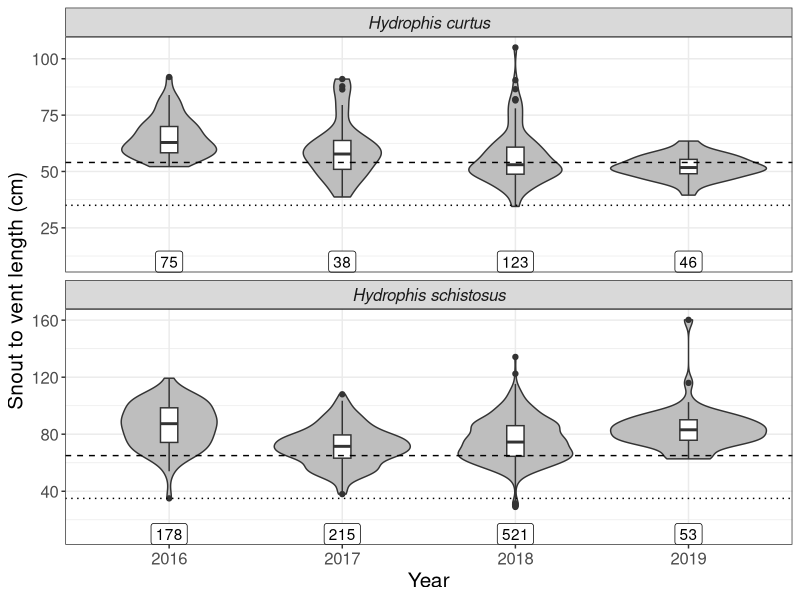
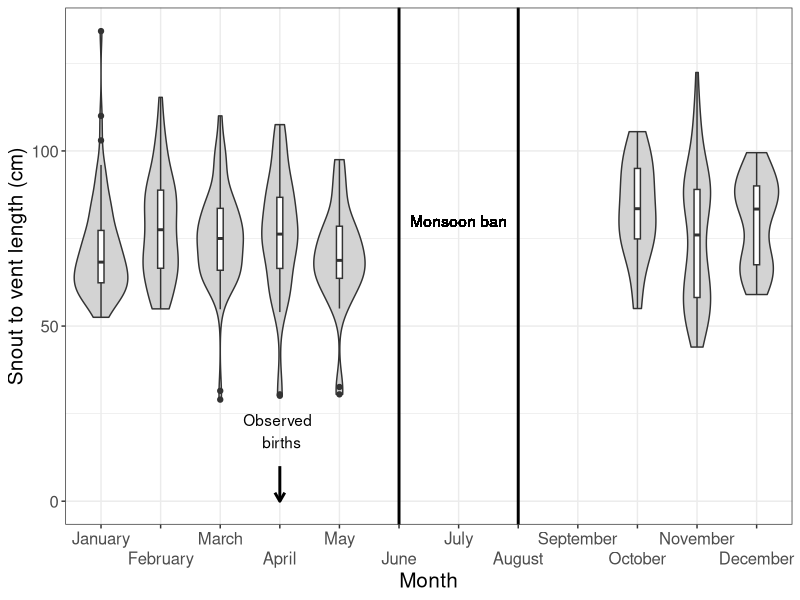
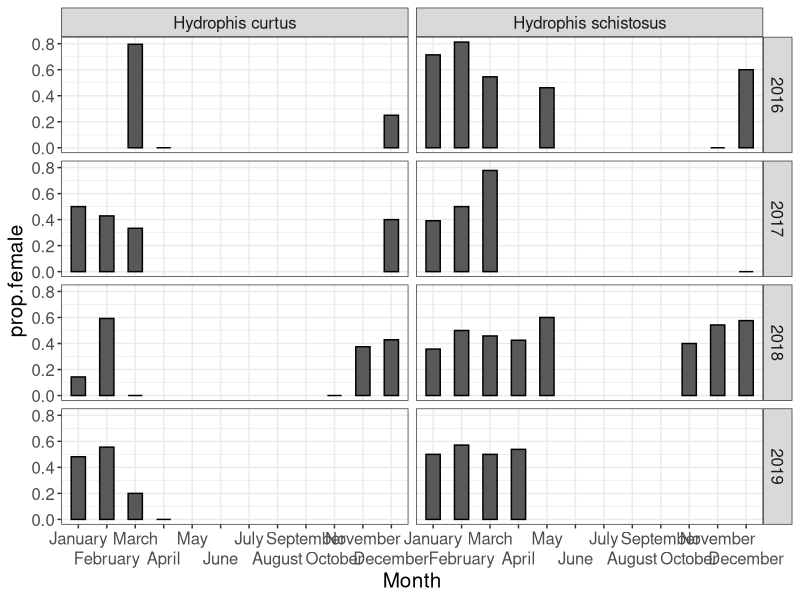
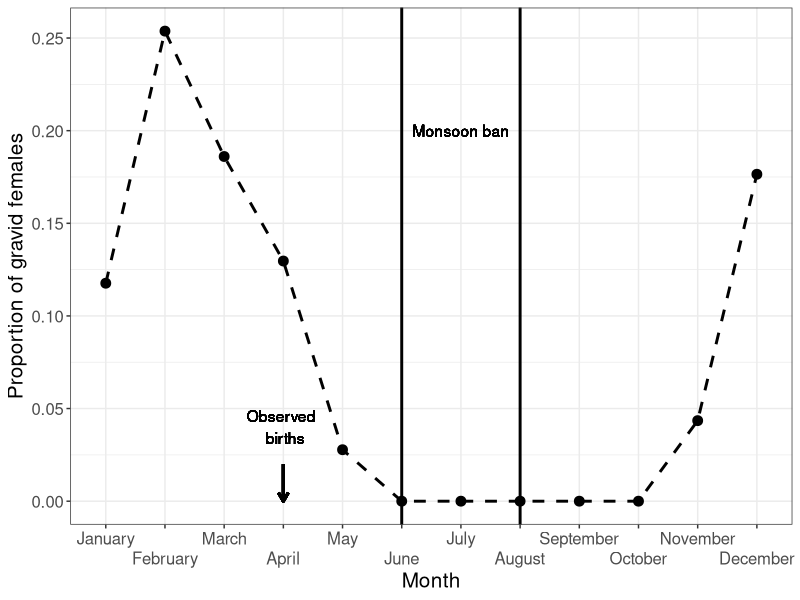
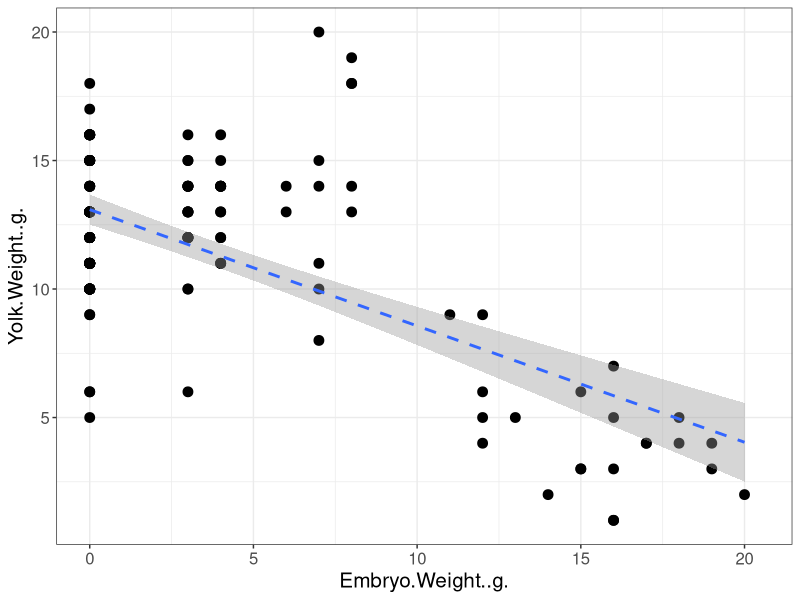
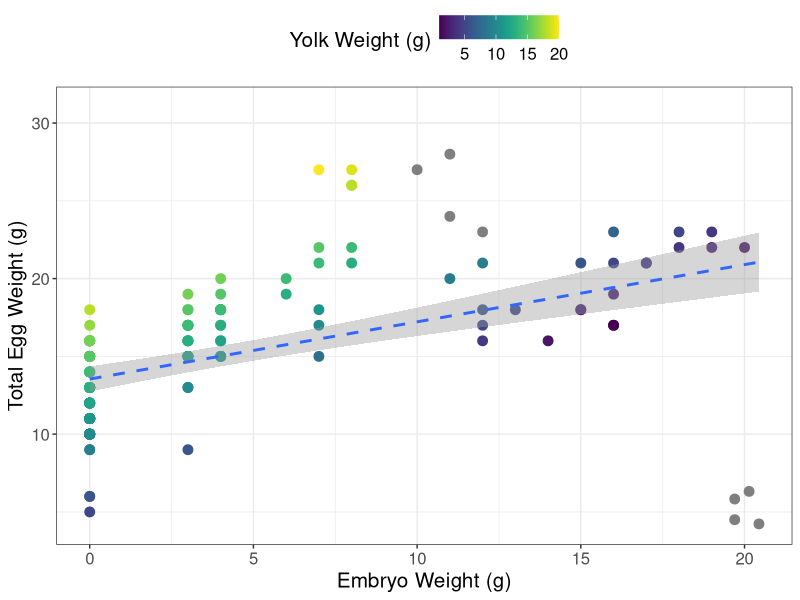
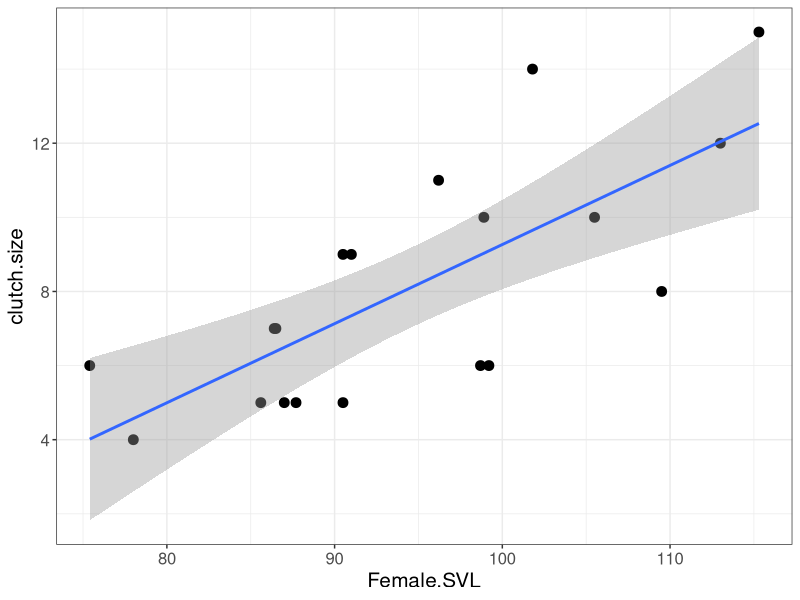
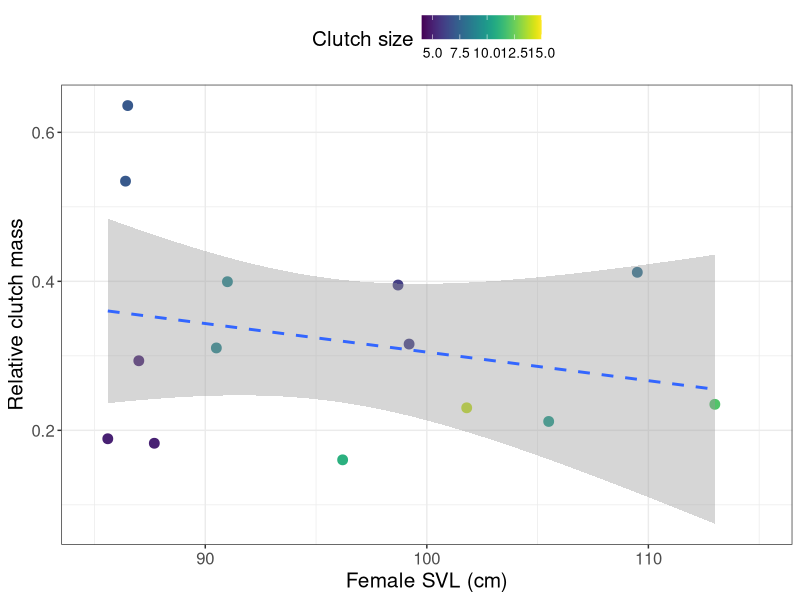

These charts were generated, in order, by the following R code:
## ---- chunk 1
#Global options

options(max.print="75")
knitr::opts_chunk$set(error = T, warning = F, message = F, tidy = T, cache = T,
                      dpi = 300, fig.align = "center", fig.height = 4.5, fig.width = 8)

#Required libraries

library(tidyverse)
library(lubridate)
library(viridis)

# Importing data

snakes = read.csv("./Data/Sea-snakes_fish-dep_mastersheet_250420.csv")
embryos = read.csv("./Data/Sea snake_embryo data_mastersheet.csv")

snakes <- snakes%>%
  mutate(Year = as.factor(Year))%>%
  filter(Species == "Hydrophis curtus" | Species == "Hydrophis schistosus")%>%
  droplevels()


theme_set(theme_bw()+
            theme(legend.position = "top",
                  text = element_text(size = 15)
                  )
          )#setting ggplot theme

HS <- snakes%>%
  filter(Species == "Hydrophis schistosus")%>% # filtering out other snakes from bycatch data
  mutate(Year = as.factor(Year))


## ---- chunk 2
snakes%>%
  group_by(Species)%>%
  count(name = "N")
## ---- chunk 3
snakes%>%
  filter(Gear.Type != "")%>%
  select(Date, Gear.Type, No..of.Hauls, Average.Haul.Duration..Hours., Tow.duration.hours)%>%
  distinct()%>%
  mutate(Tow.duration.hours = case_when(!is.na(Tow.duration.hours) ~ Tow.duration.hours,
                                        is.na(Tow.duration.hours) ~ No..of.Hauls*Average.Haul.Duration..Hours.))%>%
  group_by(Gear.Type)%>%
  summarise(n = n(),
            haul.hours = sum(Tow.duration.hours, na.rm = T))
  
## ---- chunk 4
age.yr <- snakes%>%
  group_by(Species, Year)%>%
  summarise(N = n(),
            mean = mean(Snout.to.Vent..cm., na.rm = T))


maturtity <- snakes%>%
  group_by(Species)%>%
  count()%>%
  mutate(juv = 35,
         adult = ifelse(Species == "Hydrophis curtus", 54, 65))
  
## ---- chunk 5
# plotting distribution of SVL across years

snakes%>%
  filter(Snout.to.Vent..cm. > 20)%>%
  ggplot(aes(Year, Snout.to.Vent..cm.))+
  geom_violin(fill = "grey")+
  geom_boxplot(width = 0.1)+
  geom_hline(data = maturtity, aes(yintercept = adult), linetype = "dashed")+
  geom_hline(data = maturtity, aes(yintercept = juv), linetype = "dotted")+
  #stat_summary(fun.data = "mean_sdl", geom = "pointrange", size = 1)+
  geom_label(data = age.yr, aes(Year, 10, label = N))+
  facet_wrap(~Species, ncol = 1, scales = "free_y")+
  labs(y = "Snout to vent length (cm)")+
  theme(strip.text = element_text(face = "italic"))

ggsave(last_plot(), filename = "./Figures/figure1.tiff", height = 6, width = 8)
  
## ---- chunk 6
pop.yr <- snakes%>%
  filter(!is.na(Class))%>% # fix 2016 svl
  group_by(Species, Year)%>%
  count(Class)%>%
  complete(Class, fill = list(n = 0))%>%
  mutate(N = sum(n))%>%
  group_by(Year, Species, Class)%>%
  mutate(prop.age = n/N)

pop.yr%>%
  group_by(Species, Class)%>%
  skimr::skim(prop.age)%>%
  skimr::yank("numeric")%>%
  select(-hist)
## ---- chunk 7
pop.yr%>%
  filter(Year != 2019)%>%
  group_by(Species, Class)%>%
  nest()%>%
  mutate(test = map(data, ~prop.test(.$n, .$N)),
         sumr = map(test, broom::tidy))%>%
  select(sumr)%>%
  unnest()%>%
  select(Class:p.value)
## ---- chunk 8

library(car)

snakes%>%
  filter(Year != "2019")%>%
  group_by(Species)%>%
  select(Year, Snout.to.Vent..cm.)%>%
  nest()%>%
  mutate(mod = map(data, ~lm(Snout.to.Vent..cm. ~ Year, data = .)),
          sumr = map(mod, broom::tidy),
          stat = map(mod, car::Anova))%>%
  select(stat)%>%
  unnest()
## ---- chunk 9
# plotting distribution of SVL across months

month.svl <- HS%>%
  filter(Year == "2018", # data not sufficient for other years
         Snout.to.Vent..cm. > 20)%>% # removing erroneous data
  mutate(Month = factor(Month, levels = month.name))%>%
  complete(Month)%>%
  group_by(Month)%>%
  summarise(mean.SVL = mean(Snout.to.Vent..cm., na.rm = T))

births <- data.frame(Species = "Hydrophis schistosus", Month = "April")
  
HS%>%
  filter(Year == "2018", # data not sufficient for other years
         Snout.to.Vent..cm. > 20)%>% # removing erroneous data
  mutate(Month = factor(Month, levels = month.name))%>%
  complete(nesting(Species), Month)%>%
  droplevels()%>%
  ggplot(aes(Month, Snout.to.Vent..cm.))+
  geom_violin(fill = "light grey")+
  #geom_point(data = month.svl, aes(x = Month, y = mean.SVL), size = 3)+
  geom_boxplot(width = 0.1)+
  geom_segment(data = births, aes(x = Month, xend = Month, y = 0 , yend = 10), #marking births
               arrow = arrow(length = unit(0.25, "cm"), ends = "first"), size = 1)+
  geom_text(data = births, aes(x = Month, y = 20, label = paste("Observed \n births")))+
  geom_vline(aes(xintercept = "June"), size = 1)+#start of the monsoon ban
  geom_vline(aes(xintercept = "August"), size = 1)+#end of the monsoon ban
  geom_text(aes(x = "July", y = 80, label = "Monsoon ban"))+
  scale_x_discrete(guide = guide_axis(n.dodge = 2))+
  labs(y = "Snout to vent length (cm)")

## ---- chunk 10
# proportion of jeuveniles in each month

snakes%>%
  filter(Year == "2018", # data not sufficient for other years
         Snout.to.Vent..cm. > 20)%>% # removing erroneous data
  mutate(Month = factor(Month, levels = month.name))%>%
  group_by(Species, Month)%>%
  summarise(prop.neonate = sum(Snout.to.Vent..cm. < 40)/n())%>%
  spread(Month, prop.neonate)
## ---- chunk 11
# Plotting sex ratios across years

snakes%>%
  filter(Sex == "Male" | Sex == "Female")%>%
  group_by( Species, Year, Month)%>%
  summarise(N = n(),
            females = sum(Sex == "Female"),
            prop.female = females/N)%>%
  mutate(Month = factor(Month, levels = month.name))%>%
  complete(Month)%>%
  ggplot(aes(Month, prop.female))+
  geom_col(width = 0.5, col = "black")+
  scale_x_discrete(guide = guide_axis(n.dodge = 2))+
  facet_grid(Year ~ Species)

## ---- chunk 12
snakes%>%
  group_by(Species)%>%
  filter(Sex == "Male" | Sex == "Female")%>%
  summarise(females = sum(Sex == "Female"),
            N = n())

# is proportion of females different from 0.5?
snakes%>%
  filter(Sex == "Male" | Sex == "Female")%>%
  group_by(Species)%>%
  summarise(females = sum(Sex == "Female"),
            N = n())%>%
  group_by(Species)%>%
  nest()%>%
  mutate(test = map(data, ~prop.test(.$females, .$N, p = 0.5)),
         sumr = map(test, broom::tidy))%>%
  select(sumr)%>%
  unnest()
## ---- chunk 13
# percentage of gravid females in sample

HS%>%
  count(Gravid)%>%
  mutate(N = sum(n))%>%
  mutate(prop.gravid = n/N)%>%
  filter(Gravid == "Yes")
## ---- chunk 14
# checking the number of gravid females per year

HS%>%
  group_by(Year)%>%
  filter(Gravid == "Yes")%>%
  count(Gravid)%>%
  spread(Gravid, n)
## ---- chunk 15
# calculating the proportion of gravid females per month

gravid <- HS%>%
  mutate(Month = factor(Month, levels = month.name))%>%
  filter(Year == "2018" | Year == "2019")%>% # only for 2018/19
  group_by(Month)%>%
  summarise(N = n(),
            gravid = sum(Gravid == "Yes"),
            prop.gravid = gravid/N)

print(gravid)
## ---- chunk 16
# plotting prop gravid per month

gravid%>%
  mutate(Month = factor(Month, levels = month.name))%>%
  complete(Month, fill = list(prop.gravid = 0))%>%
  ggplot(aes(Month, prop.gravid))+
  geom_point(size = 3)+
  geom_path(aes(group = 1), size = 1, linetype = "dashed")+
  geom_segment(aes(x = "April", xend = "April", y = 0 , yend = 0.02), #marking births
               arrow = arrow(length = unit(0.25, "cm"), ends = "first"), size = 1)+
  geom_text(aes(x = "April", y = 0.04, label = paste("Observed \n births")))+
  geom_vline(aes(xintercept = "June"), size = 1)+#start of the monsoon ban
  geom_vline(aes(xintercept = "August"), size = 1)+#end of the monsoon ban
  geom_text(aes(x = "July", y = 0.20, label = "Monsoon ban"))+
  scale_x_discrete(guide = guide_axis(n.dodge = 2))+
  labs(y = "Proportion of gravid females")

## ---- chunk 17
embryos%>%
  summarise(n.mothers = length(unique(Field.Code)),
            n.embryos = length(unique(Embryo.Code)))
## ---- chunk 18
embryos%>%
  select(Egg.Length..mm.., Egg.Width..mm.., Egg.Weigth..g.., Snout.to.Vent..cm., Embryo.Weight..g.)%>%
  skimr::skim()%>%
  skimr::yank("numeric")%>%
  select(-hist)
## ---- chunk 19
embryos%>%
  group_by(Field.Code)%>%
  filter(Sex != "")%>%
  summarise(prop.female = sum(Sex == "Female")/n())%>%
  skimr::skim(prop.female)%>%
  skimr::yank("numeric")%>%
  select(-hist)

embryos%>%
  filter(Sex != "")%>%
  summarise(females = sum(Sex == "Female"),
            N = n())

broom::tidy(prop.test(86, 166, p = 0.5))%>%
  select(estimate:conf.high)
## ---- chunk 20
embryos%>%
  count(Embryo)%>%
  mutate(N = sum(n), rate = n*100/N)
## ---- chunk 21
embryos%>%
  ggplot(aes(Embryo.Weight..g., Yolk.Weight..g.))+
  geom_point(size = 3)+
  geom_smooth(method = "lm", linetype = "dashed", size = 1)
## ---- chunk 22
embryos%>%
  select(Yolk.Weight..g., Embryo.Weight..g.)%>%
  nest()%>%
  mutate(mod = map(data, ~lm(Yolk.Weight..g. ~ Embryo.Weight..g., data = .)),
         sumr = map(mod, broom::tidy),
         stat = map(mod, broom::glance))%>%
  select(sumr, stat)%>%
  unnest()%>%
  select(term:r.squared)
## ---- chunk 23
embryos%>%
  ggplot(aes(Embryo.Weight..g., Egg.Weigth..g..))+
  geom_point(aes(col = Yolk.Weight..g.), size = 3)+
  geom_smooth(method = "lm", linetype = "dashed", size = 1)+
  scale_color_viridis(name = "Yolk Weight (g)")+
  labs(x = "Embryo Weight (g)", y = "Total Egg Weight (g)")

## ---- chunk 24
embryos%>%
  select(Egg.Weigth..g.., Embryo.Weight..g.)%>%
  nest()%>%
  mutate(mod = map(data, ~lm(Egg.Weigth..g.. ~ Embryo.Weight..g., data = .)),
         sumr = map(mod, broom::tidy),
         stat = map(mod, broom::glance))%>%
  select(sumr, stat)%>%
  unnest()%>%
  select(term:r.squared)
## ---- chunk 25
# Cleaning reproductive effort data

re <- embryos%>%
  left_join(snakes, by = c("Date", "Field.Code", "Species"))%>%
  select(Date, Field.Code, Embryo.Code, Species, Egg.Length..mm..:Tail.Length..cm..x,
         Egg.Weigth..g..:Sex.x, Snout.to.Vent..cm..y:Tail.Length..cm..y, Weight..g.,
         -Body.Length..cm..x, - Body.Length..cm..y)%>%
  filter(Species == "Hydrophis schistosus")%>%
  rename(Embryo.SVL = Snout.to.Vent..cm..x,
         Embryo.TL = Tail.Length..cm..x,
         Embryo.Sex = Sex.x,
         Female.SVL = Snout.to.Vent..cm..y,
         Female.TL = Tail.Length..cm..y,
         Mother.Wt = Weight..g.
         )%>%
  filter(Female.SVL > 50)
## ---- chunk 26
re_clutch <- re%>%
  select(Field.Code, Egg.Weigth..g.., Mother.Wt, Female.SVL)%>%
  group_by(Field.Code)%>%
  summarise(clutch.size = n(),
            Clutch.wt = sum(Egg.Weigth..g..),
            Mother.wt = last(Mother.Wt),
            Female.SVL = last(Female.SVL))%>%
  mutate(rcm = Clutch.wt/(Mother.wt - Clutch.wt))
## ---- chunk 27
re_clutch%>%
  ggplot(aes(Female.SVL, clutch.size))+
  geom_point(size =3)+
  geom_smooth(method = "lm")
## ---- chunk 28
re_clutch%>%
  select(Female.SVL, clutch.size)%>%
  nest()%>%
  mutate(mod = map(data, ~lm(clutch.size ~ Female.SVL, data = .)),
         sumr = map(mod, broom::tidy),
         stat = map(mod, broom::glance))%>%
  select(sumr, stat)%>%
  unnest()%>%
  select(term:r.squared)
## ---- chunk 29
re_clutch%>%
  ggplot(aes(Female.SVL, rcm))+
  geom_point(aes(col = clutch.size), size = 3)+
  geom_smooth(method = "lm", linetype = "dashed")+
  scale_y_continuous(name = "Relative clutch mass")+
  scale_x_continuous(limits = c(85, 115), name = "Female SVL (cm)")+
  scale_color_viridis(name = "Clutch size")+
  theme(legend.text = element_text(size = 10))
## ---- chunk 30
re_clutch%>%
  select(Female.SVL, rcm)%>%
  nest()%>%
  mutate(mod = map(data, ~lm(rcm ~ Female.SVL, data = .)),
         sumr = map(mod, broom::tidy),
         stat = map(mod, broom::glance))%>%
  select(sumr, stat)%>%
  unnest()%>%
  select(term:r.squared)
## ---- chunk 31
# reproductive effort per embruo

re_embryo <- re%>%
  select(Field.Code, Embryo.Code, Egg.Weigth..g..,  Mother.Wt, Female.SVL, Embryo.Sex, Embryo.SVL)%>%
  group_by(Field.Code)%>%
  mutate(clutch.wt = sum(Egg.Weigth..g..), 
         Female.wt = Mother.Wt - clutch.wt)%>%
  group_by(Field.Code, Embryo.Code)%>%
  summarise(inv = Egg.Weigth..g../Female.wt, 
            Female.SVL = last(Female.SVL),
            Embryo.Sex = Embryo.Sex,
            Embryo.SVL = Embryo.SVL)%>%
  ungroup()
## ---- chunk 32
# using residuals to control for embryo development

emsvlinv <- lm(inv ~ Embryo.SVL, data = re_embryo)

re_embryo%>%
  modelr::add_residuals(emsvlinv)%>%
  ggplot(aes(Female.SVL, resid))+
  geom_point(aes(col = Embryo.SVL), size = 3)+
  geom_smooth(method = "lm", linetype = "dashed", size = 1)+
  scale_y_continuous(name = "Relative egg mass (residuals)")+
  scale_x_continuous(limits = c(85, 115), name = "Female SVL (cm)")+
  scale_color_viridis(name = "Embryo SVL (cm)")

## ---- chunk 33
re_embryo%>%
  select(Female.SVL, inv, Embryo.SVL)%>%
  nest()%>%
  mutate(mod = map(data, ~lm(inv ~ Female.SVL + Embryo.SVL, data = .)),
         sumr = map(mod, broom::tidy),
         stat = map(mod, broom::glance))%>%
  select(sumr, stat)%>%
  unnest()%>%
  select(term:p.value, r.squared)
## ---- chunk 34
re_embryo%>%
  filter(Embryo.Sex == "Male" | Embryo.Sex == "Female")%>%
  modelr::add_residuals(emsvlinv)%>%
  ggplot(aes(Female.SVL, resid, shape = Embryo.Sex))+
  geom_point(aes(col = Embryo.SVL), size = 3)+
  geom_smooth(method = "lm", linetype = "dashed", size = 1)+
  scale_y_continuous(name = "Relative egg mass (residuals)")+
  scale_x_continuous(limits = c(85, 115), name = "Female SVL (cm)")+
  scale_color_viridis(name = "Embryo SVL (cm)")
## ---- chunk 35
re_embryo%>%
  filter(Embryo.Sex == "Male" | Embryo.Sex == "Female")%>%
  select(Embryo.Sex, inv, Embryo.SVL)%>%
  nest()%>%
  mutate(mod = map(data, ~lm(inv ~ Embryo.Sex + Embryo.SVL, data = .)),
         sumr = map(mod, broom::tidy),
         stat = map(mod, broom::glance))%>%
  select(sumr, stat)%>%
  unnest()%>%
  select(term:p.value, r.squared)
## ---- chunk 36
snakes%>%
  group_by(Species)%>%
  count(Condition.at.encounter..D.A.)%>%
  mutate(N = sum(n),
         prop.dead = n/N)%>%
  filter(Condition.at.encounter..D.A. == "Dead")%>%
  select(-Condition.at.encounter..D.A.)
## ---- chunk 37
snakes%>%
  group_by(Species)%>%
  count(Condition.at.encounter..D.A.)%>%
  mutate(N = sum(n),
         prop.dead = n/N)%>%
  filter(Condition.at.encounter..D.A. == "Dead")%>%
  select(-Condition.at.encounter..D.A.)%>%
  ungroup()%>%
  nest()%>%
  mutate(test = map(data, ~prop.test(.$n, .$N)),
         sumr = map(test, broom::tidy))%>%
  select(sumr)%>%
  unnest()%>%
  select(estimate1:p.value)
## ---- chunk 38
snakes%>%
  filter(!is.na(Class))%>%
  group_by(Species, Class)%>%
  count(Condition.at.encounter..D.A.)%>%
  mutate(N = sum(n),
         prop.dead = n/N)%>%
  filter(Condition.at.encounter..D.A. == "Dead")%>%
  select(-Condition.at.encounter..D.A.)
## ---- chunk 39
snakes%>%
  filter(!is.na(Class))%>%
  group_by(Species, Class)%>%
  count(Condition.at.encounter..D.A.)%>%
  mutate(N = sum(n),
         prop.dead = n/N)%>%
  filter(Condition.at.encounter..D.A. == "Dead")%>%
  select(-Condition.at.encounter..D.A.)%>%
  group_by(Species)%>%
  nest()%>%
  mutate(test = map(data, ~prop.test(.$n, .$N)),
         sumr = map(test, broom::tidy))%>%
  select(sumr)%>%
  unnest()%>%
  select(estimate1:p.value)

## ---- chunk 40
snakes%>%
  filter(Sex != "")%>%
  group_by(Species, Sex)%>%
  count(Condition.at.encounter..D.A.)%>%
  mutate(N = sum(n),
         prop.dead = n/N)%>%
  filter(Condition.at.encounter..D.A. == "Dead")%>%
  select(-Condition.at.encounter..D.A.)
## ---- chunk 41
snakes%>%
  filter(Sex != "")%>%
  group_by(Species, Sex)%>%
  count(Condition.at.encounter..D.A.)%>%
  mutate(N = sum(n),
         prop.dead = n/N)%>%
  filter(Condition.at.encounter..D.A. == "Dead")%>%
  select(-Condition.at.encounter..D.A.)%>%
  group_by(Species)%>%
  nest()%>%
  mutate(test = map(data, ~prop.test(.$n, .$N)),
         sumr = map(test, broom::tidy))%>%
  select(sumr)%>%
  unnest()%>%
  select(estimate1:p.value)
## ---- chunk 42
HS%>%
  filter(Sex == "Female",
         Class == "Adult")%>%
  group_by(Gravid)%>%
  count(Condition.at.encounter..D.A.)%>%
  mutate(N = sum(n),
         prop.dead = n/N)%>%
  filter(Condition.at.encounter..D.A. == "Dead")%>%
  select(-Condition.at.encounter..D.A.)
## ---- chunk 43
HS%>%
  filter(Sex == "Female",
         Class == "Adult")%>%
  group_by(Gravid)%>%
  count(Condition.at.encounter..D.A.)%>%
  mutate(N = sum(n),
         prop.dead = n/N)%>%
  filter(Condition.at.encounter..D.A. == "Dead")%>%
  select(-Condition.at.encounter..D.A.)%>%
  ungroup()%>%
  nest()%>%
  mutate(test = map(data, ~prop.test(.$n, .$N)),
         sumr = map(test, broom::tidy))%>%
  select(sumr)%>%
  unnest()%>%
  select(estimate1:p.value)
